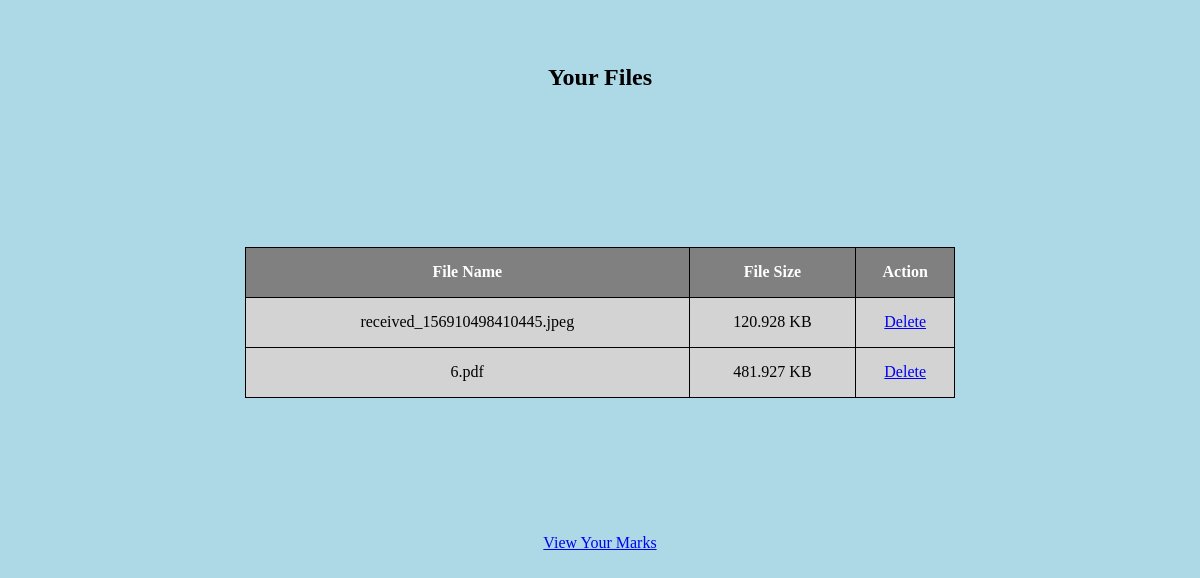
Page /UFiles/viewfile.php (signed in) on the committed database.
### tables this page shows
CREATE TABLE `user_files` (
  `id` int(10) NOT NULL,
  `name` varchar(255) NOT NULL,
  `size` varchar(255) NOT NULL,
  `downloads` varchar(255) NOT NULL,
  `studname` varchar(255) NOT NULL
);

### UFiles/viewfile.php (the view, shortened to what this page needs)
<html>
<head>
  <link rel="stylesheet" type="text/css" href="style1.css" >
<body>
<br><br>
<center><h2>Your Files</h2></center>
<br><br>
<?php
$con=mysqli_connect("localhost","root","","e_learning");
$name=$_GET['name'];
$result = mysqli_query($con,"SELECT * FROM user_files where studname='$name'");
echo "<table border='1'>
<tr>
<th>File Name</th>
<th>File Size</th>
<th>Action</th>
</tr>";
while($row = mysqli_fetch_array($result))
{
echo "<tr>";
echo "<td>" . $row['name'] . "</td>";
echo "<td>" . $row['size']/1000 . " KB</td>";
echo "<td><a href=\"deletefile.php?id=$row[id]\" onClick=\"return confirm('Are you sure you want to delete?')\" >Delete</a></td>";
echo "</tr>";
}
echo "</table>";
?>
<br><br>
<center><a href="viewmark.php?name=<?php echo $name?>">View Your Marks</a></center>
</body>
</html>

### UFiles/style1.css (style rules this page uses)
body { background-color:lightblue; }
table { width: 60%; border-collapse: collapse; margin: 100px auto; background-color:lightgray; }
th { height: 50px; vertical-align: center; border: 1px solid black; background-color:gray; color:white; text-align:center; }
td { height: 50px; vertical-align: center; border: 1px solid black; text-align:center; }

### rows in the picture
user_files: name "received_156910498410445.jpeg", $row['size']/1000 "120.928"
user_files: name "6.pdf", $row['size']/1000 "481.927"
